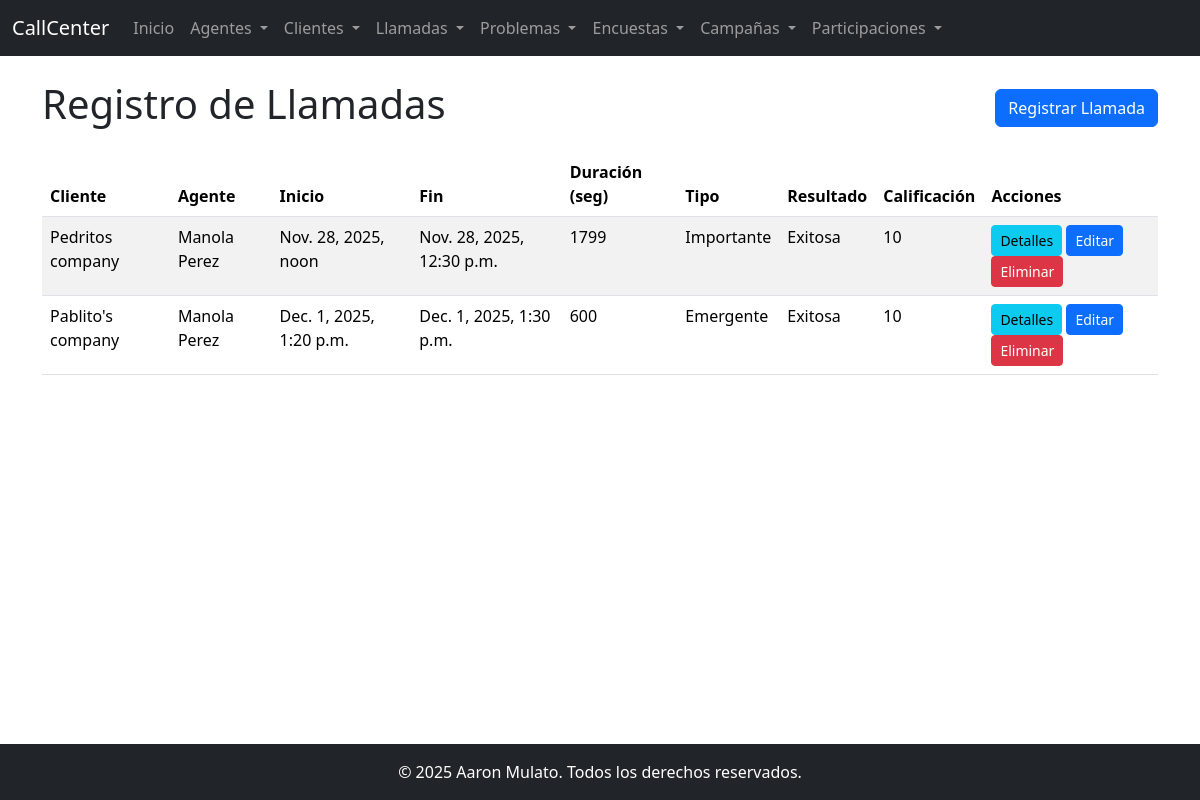
/llamadas/, run on the app's committed database.
### app_callcenter/models.py (models this page shows, shortened)
class Llamada(models.Model):
    id_cliente = models.ForeignKey(ClienteCallCenter, on_delete=models.SET_NULL, null=True, blank=True)
    id_agente = models.ForeignKey(AgenteCallCenter, on_delete=models.SET_NULL, null=True, blank=True)
    fecha_hora_inicio = models.DateTimeField(null=True, blank=True)
    fecha_hora_fin = models.DateTimeField(null=True, blank=True)
    duracion_segundos = models.IntegerField(null=True, blank=True)
    tipo_llamada = models.CharField(max_length=50, null=True, blank=True)
    resultado_llamada = models.CharField(max_length=50, null=True, blank=True)
    grabacion_url = models.CharField(max_length=255, null=True, blank=True)
    motivo_llamada = models.TextField(null=True, blank=True)
    calificacion_cliente = models.IntegerField(null=True, blank=True)

class ClienteCallCenter(models.Model):
    nombre_empresa = models.CharField(max_length=255, null=True, blank=True)
    contacto_principal = models.CharField(max_length=100, null=True, blank=True)
    email_contacto = models.EmailField(max_length=100, null=True, blank=True)
    telefono_contacto = models.CharField(max_length=20, null=True, blank=True)
    sector = models.CharField(max_length=100, null=True, blank=True)
    fecha_registro = models.DateField(null=True, blank=True)
    historial_problemas = models.TextField(null=True, blank=True)
    nivel_satisfaccion = models.DecimalField(max_digits=4, decimal_places=2, null=True, blank=True)
    def __str__(self):
        return self.nombre_empresa

class AgenteCallCenter(models.Model):
    nombre = models.CharField(max_length=100, null=True, blank=True)
    apellido = models.CharField(max_length=100, null=True, blank=True)
    email = models.EmailField(max_length=100, null=True, blank=True)
    telefono = models.CharField(max_length=20, null=True, blank=True)
    fecha_contratacion = models.DateField(null=True, blank=True)
    salario = models.DecimalField(max_digits=10, decimal_places=2, null=True, blank=True)
    turno = models.CharField(max_length=50, null=True, blank=True)
    habilidades_idiomas = models.TextField(null=True, blank=True)
    estado_agente = models.CharField(max_length=50, null=True, blank=True)
    dni = models.CharField(max_length=20, null=True, blank=True)
    foto = models.ImageField(upload_to='fotos_agentes/', null=True, blank=True)
    def __str__(self):
        return f"{self.nombre} {self.apellido}"

### app_callcenter/views.py (the view)
# urls.py: path("llamadas/", LlamadaListView.as_view(), name="llamada-list"),
class LlamadaListView(ListView):
    model = Llamada
    template_name = "app_callcenter/llamada_list.html"
    context_object_name = "object_list"

### app_callcenter/templates/app_callcenter/llamada_list.html (shortened to what this page needs)
{% extends "app_callcenter/base.html" %}
{% block content %}
<div class="d-flex justify-content-between align-items-center mb-3">
    <h1>Registro de Llamadas</h1>
    <a href="{% url 'app_callcenter:llamada-create' %}" class="btn btn-primary">Registrar Llamada</a>
</div>
<div class="table-responsive">
    <table class="table table-striped">
        <thead>
            <tr>
                <th>Cliente</th>
                <th>Agente</th>
                <th>Inicio</th>
                <th>Fin</th>
                <th>Duración (seg)</th>
                <th>Tipo</th>
                <th>Resultado</th>
                <th>Calificación</th>
                <th>Acciones</th>
            </tr>
        </thead>
        <tbody>
            {% for llamada in object_list %}
            <tr>
                <td>{{ llamada.id_cliente }}</td>
                <td>{{ llamada.id_agente }}</td>
                <td>{{ llamada.fecha_hora_inicio }}</td>
                <td>{{ llamada.fecha_hora_fin }}</td>
                <td>{{ llamada.duracion_segundos }}</td>
                <td>{{ llamada.tipo_llamada }}</td>
                <td>{{ llamada.resultado_llamada }}</td>
                <td>{{ llamada.calificacion_cliente }}</td>
                <td>
                    <a href="{% url 'app_callcenter:llamada-detail' llamada.pk %}" class="btn btn-info btn-sm">Detalles</a>
                    <a href="{% url 'app_callcenter:llamada-update' llamada.pk %}" class="btn btn-primary btn-sm">Editar</a>
                    <a href="{% url 'app_callcenter:llamada-delete' llamada.pk %}" class="btn btn-danger btn-sm">Eliminar</a>
                </td>
            </tr>
            {% empty %}
            <tr>
                <td colspan="9">No hay llamadas registradas.</td>
            </tr>
            {% endfor %}
        </tbody>
    </table>
</div>
{% endblock %}

### data on the page
Llamada: id_cliente "Pedritos company", id_agente "Manola Perez", fecha_hora_inicio "Nov. 28, 2025, noon", fecha_hora_fin "Nov. 28, 2025, 12:30 p.m.", duracion_segundos "1799", tipo_llamada "Importante", resultado_llamada "Exitosa", calificacion_cliente "10"
Llamada: id_cliente "Pablito's company", id_agente "Manola Perez", fecha_hora_inicio "Dec. 1, 2025, 1:20 p.m.", fecha_hora_fin "Dec. 1, 2025, 1:30 p.m.", duracion_segundos "600", tipo_llamada "Emergente", resultado_llamada "Exitosa", calificacion_cliente "10"
